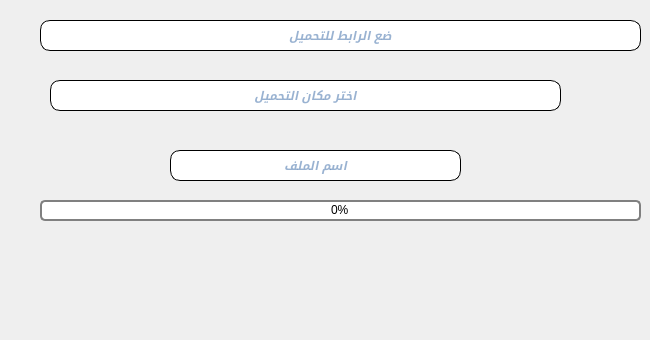
    <widget class="QWidget" name="tab_2">
     <attribute name="title">
      <string/>
     </attribute>
     <widget class="QLineEdit" name="lineEdit">
      <property name="geometry">
       <rect>
        <x>40</x>
        <y>20</y>
        <width>601</width>
        <height>31</height>
       </rect>
      </property>
      <property name="palette">
       <palette>
        <active>
         <colorrole role="WindowText">
          <brush brushstyle="SolidPattern">
           <color alpha="255">
            <red>52</red>
            <green>101</green>
            <blue>164</blue>
           </color>
          </brush>
         </colorrole>
         <colorrole role="Button">
          <brush brushstyle="SolidPattern">
           <color alpha="255">
            <red>32</red>
            <green>31</green>
            <blue>31</blue>
           </color>
          </brush>
         </colorrole>
         <colorrole role="Text">
          <brush brushstyle="SolidPattern">
           <color alpha="255">
            <red>52</red>
            <green>101</green>
            <blue>164</blue>
           </color>
          </brush>
         </colorrole>
         <colorrole role="ButtonText">
          <brush brushstyle="SolidPattern">
           <color alpha="255">
            <red>52</red>
            <green>101</green>
            <blue>164</blue>
           </color>
          </brush>
         </colorrole>
         <colorrole role="Base">
          <brush brushstyle="SolidPattern">
           <color alpha="255">
            <red>32</red>
            <green>31</green>
            <blue>31</blue>
           </color>
          </brush>
         </colorrole>
         <colorrole role="Window">
          <brush brushstyle="SolidPattern">
           <color alpha="255">
            <red>32</red>
            <green>31</green>
            <blue>31</blue>
           </color>
          </brush>
         </colorrole>
         <colorrole role="Highlight">
          <brush brushstyle="SolidPattern">
           <color alpha="255">
            <red>61</red>
            <green>142</green>
            <blue>201</blue>
           </color>
          </brush>
         </colorrole>
         <colorrole role="HighlightedText">
          <brush brushstyle="SolidPattern">
           <color alpha="255">
            <red>0</red>
            <green>0</green>
            <blue>0</blue>
           </color>
          </brush>
         </colorrole>
        </active>
        <inactive>
         <colorrole role="WindowText">
          <brush brushstyle="SolidPattern">
           <color alpha="255">
            <red>52</red>
            <green>101</green>
            <blue>164</blue>
           </color>
          </brush>
         </colorrole>
         <colorrole role="Button">
          <brush brushstyle="SolidPattern">
           <color alpha="255">
            <red>32</red>
            <green>31</green>
            <blue>31</blue>
           </color>
          </brush>
         </colorrole>
         <colorrole role="Text">
          <brush brushstyle="SolidPattern">
           <color alpha="255">
            <red>52</red>
            <green>101</green>
            <blue>164</blue>
           </color>
          </brush>
         </colorrole>
         <colorrole role="ButtonText">
          <brush brushstyle="SolidPattern">
           <color alpha="255">
            <red>52</red>
            <green>101</green>
            <blue>164</blue>
           </color>
          </brush>
         </colorrole>
         <colorrole role="Base">
          <brush brushstyle="SolidPattern">
           <color alpha="255">
            <red>32</red>
            <green>31</green>
            <blue>31</blue>
           </color>
          </brush>
         </colorrole>
         <colorrole role="Window">
          <brush brushstyle="SolidPattern">
           <color alpha="255">
            <red>32</red>
            <green>31</green>
            <blue>31</blue>
           </color>
          </brush>
         </colorrole>
         <colorrole role="Highlight">
          <brush brushstyle="SolidPattern">
           <color alpha="255">
            <red>61</red>
            <green>142</green>
            <blue>201</blue>
           </color>
          </brush>
         </colorrole>
         <colorrole role="HighlightedText">
          <brush brushstyle="SolidPattern">
           <color alpha="255">
            <red>0</red>
            <green>0</green>
            <blue>0</blue>
           </color>
          </brush>
         </colorrole>
        </inactive>
        <disabled>
         <colorrole role="WindowText">
          <brush brushstyle="SolidPattern">
           <color alpha="255">
            <red>52</red>
            <green>101</green>
            <blue>164</blue>
           </color>
          </brush>
         </colorrole>
         <colorrole role="Button">
          <brush brushstyle="SolidPattern">
           <color alpha="255">
            <red>48</red>
            <green>47</green>
            <blue>47</blue>
           </color>
          </brush>
         </colorrole>
         <colorrole role="Text">
          <brush brushstyle="SolidPattern">
           <color alpha="255">
            <red>52</red>
            <green>101</green>
            <blue>164</blue>
           </color>
          </brush>
         </colorrole>
         <colorrole role="ButtonText">
          <brush brushstyle="SolidPattern">
           <color alpha="255">
            <red>52</red>
            <green>101</green>
            <blue>164</blue>
           </color>
          </brush>
         </colorrole>
         <colorrole role="Base">
          <brush brushstyle="SolidPattern">
           <color alpha="255">
            <red>48</red>
            <green>47</green>
            <blue>47</blue>
           </color>
          </brush>
         </colorrole>
         <colorrole role="Window">
          <brush brushstyle="SolidPattern">
           <color alpha="255">
            <red>48</red>
            <green>47</green>
            <blue>47</blue>
           </color>
          </brush>
         </colorrole>
         <colorrole role="Highlight">
          <brush brushstyle="SolidPattern">
           <color alpha="255">
            <red>61</red>
            <green>142</green>
            <blue>201</blue>
           </color>
          </brush>
         </colorrole>
         <colorrole role="HighlightedText">
          <brush brushstyle="SolidPattern">
           <color alpha="255">
            <red>0</red>
            <green>0</green>
            <blue>0</blue>
           </color>
          </brush>
         </colorrole>
        </disabled>
       </palette>
      </property>
      <property name="font">
       <font>
        <weight>75</weight>
        <italic>true</italic>
        <bold>true</bold>
       </font>
      </property>
      <property name="acceptDrops">
       <bool>true</bool>
      </property>
      <property name="styleSheet">
       <string notr="true">QLineEdit
{
border:1px solid ;
border-radius :10px;
color:rgb(52, 101, 164);
}
QLineEdit::hover
{
	background-color: rgb(114, 159, 207);

}

</string>
      </property>
      <property name="alignment">
       <set>Qt::AlignCenter</set>
      </property>
      <property name="placeholderText">
       <string>ضع الرابط للتحميل</string>
      </property>
      <property name="clearButtonEnabled">
       <bool>true</bool>
      </property>
     </widget>
     <widget class="QLineEdit" name="lineEdit_2">
      <property name="geometry">
       <rect>
        <x>50</x>
        <y>80</y>
        <width>511</width>
        <height>31</height>
       </rect>
      </property>
      <property name="font">
       <font>
        <weight>75</weight>
        <italic>true</italic>
        <bold>true</bold>
       </font>
      </property>
      <property name="styleSheet">
       <string notr="true">QLineEdit
{
border:1px solid ;
border-radius :10px;
color:rgb(52, 101, 164);
}
QLineEdit::hover
{
	background-color: rgb(114, 159, 207);
}
</string>
      </property>
      <property name="frame">
       <bool>true</bool>
      </property>
      <property name="alignment">
       <set>Qt::AlignCenter</set>
      </property>
      <property name="placeholderText">
       <string notr="true">اختر مكان التحميل</string>
      </property>
      <property name="clearButtonEnabled">
       <bool>true</bool>
      </property>
     </widget>
     <widget class="QPushButton" name="pushButton_5">
      <property name="geometry">
       <rect>
        <x>570</x>
        <y>70</y>
        <width>71</width>
        <height>51</height>
       </rect>
      </property>
      <property name="mouseTracking">
       <bool>true</bool>
      </property>
      <property name="autoFillBackground">
       <bool>false</bool>
      </property>
      <property name="styleSheet">
       <string notr="true">QPushButton
{
border-radius: 20px
}

QPushButton::hover
{
	background-color: rgb(114, 159, 207);
}
QPushButton:pressed
{
    color: black;
    background-color: #D1DBCB;
    padding-top: -15px;
    padding-bottom: -17px;
}</string>
      </property>
      <property name="text">
       <string/>
      </property>
      <property name="icon">
       <iconset resource="icon.qrc">
        <normaloff>:/newPrefix/icons/folder_browse-512.png</normaloff>:/newPrefix/icons/folder_browse-512.png</iconset>
      </property>
      <property name="iconSize">
       <size>
        <width>40</width>
        <height>80</height>
       </size>
      </property>
      <property name="checkable">
       <bool>true</bool>
      </property>
      <property name="autoDefault">
       <bool>true</bool>
      </property>
      <property name="default">
       <bool>true</bool>
      </property>
      <property name="flat">
       <bool>true</bool>
      </property>
      <property name="tabletTracking" stdset="0">
       <bool>true</bool>
      </property>
     </widget>
     <widget class="QProgressBar" name="progressBar">
      <property name="geometry">
       <rect>
        <x>40</x>
        <y>200</y>
        <width>601</width>
        <height>21</height>
       </rect>
      </property>
      <property name="font">
       <font>
        <weight>50</weight>
        <bold>false</bold>
       </font>
      </property>
      <property name="cursor">
       <cursorShape>WaitCursor</cursorShape>
      </property>
      <property name="mouseTracking">
       <bool>true</bool>
      </property>
      <property name="toolTip">
       <string>Progress Bar</string>
      </property>
      <property name="autoFillBackground">
       <bool>false</bool>
      </property>
      <property name="styleSheet">
       <string notr="true">QProgressBar{
border:2px solid grey;
border-radius :5px;
text-align:center;
color:black;
}
QProgressBar::chunk
{
background-color: rgb(52, 101, 164);
}
QProgressBar::hover
{
	background-color: rgb(114, 159, 207);

}



</string>
      </property>
      <property name="value">
       <number>0</number>
      </property>
      <property name="textVisible">
       <bool>true</bool>
      </property>
      <property name="orientation">
       <enum>Qt::Horizontal</enum>
      </property>
      <property name="invertedAppearance">
       <bool>false</bool>
      </property>
      <property name="tabletTracking" stdset="0">
       <bool>true</bool>
      </property>
     </widget>
     <widget class="QPushButton" name="pushButton_16">
      <property name="geometry">
       <rect>
        <x>280</x>
        <y>230</y>
        <width>121</width>
        <height>51</height>
       </rect>
      </property>
      <property name="styleSheet">
       <string notr="true">QPushButton
{
border-radius: 20px
}

QPushButton::hover
{
	background-color: rgb(114, 159, 207);
}
QPushButton:pressed
{
    color: black;
    background-color: #D1DBCB;
    padding-top: -15px;
    padding-bottom: -17px;
}</string>
      </property>
      <property name="text">
       <string/>
      </property>
      <property name="icon">
       <iconset resource="icon.qrc">
        <normaloff>:/newPrefix/icons/download1.png</normaloff>:/newPrefix/icons/download1.png</iconset>
      </property>
      <property name="iconSize">
       <size>
        <width>90</width>
        <height>48</height>
       </size>
      </property>
     </widget>
     <widget class="QLineEdit" name="lineEdit_8">
      <property name="geometry">
       <rect>
        <x>170</x>
        <y>150</y>
        <width>291</width>
        <height>31</height>
       </rect>
      </property>
      <property name="font">
       <font>
        <weight>75</weight>
        <italic>true</italic>
        <bold>true</bold>
       </font>
      </property>
      <property name="styleSheet">
       <string notr="true">QLineEdit
{
border:1px solid ;
border-radius :10px;
color:rgb(52, 101, 164);
}
QLineEdit::hover
{
	background-color: rgb(114, 159, 207);
}
</string>
      </property>
      <property name="frame">
       <bool>true</bool>
      </property>
      <property name="alignment">
       <set>Qt::AlignCenter</set>
      </property>
      <property name="placeholderText">
       <string notr="true">اسم الملف</string>
      </property>
      <property name="clearButtonEnabled">
       <bool>true</bool>
      </property>
     </widget>
     <widget class="QLabel" name="label_8">
      <property name="geometry">
       <rect>
        <x>40</x>
        <y>290</y>
        <width>601</width>
        <height>41</height>
       </rect>
      </property>
      <property name="text">
       <string/>
      </property>
     </widget>
     <widget class="QLabel" name="label_3">
      <property name="geometry">
       <rect>
        <x>130</x>
        <y>53</y>
        <width>441</width>
        <height>16</height>
       </rect>
      </property>
      <property name="text">
       <string/>
      </property>
     </widget>
     <widget class="QLabel" name="label_4">
      <property name="geometry">
       <rect>
        <x>120</x>
        <y>118</y>
        <width>441</width>
        <height>16</height>
       </rect>
      </property>
      <property name="text">
       <string/>
      </property>
     </widget>
    </widget>
